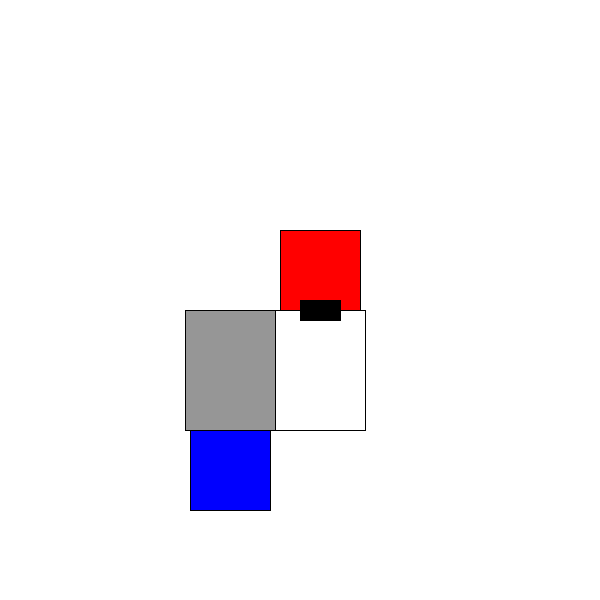
Frame 1 (no input)
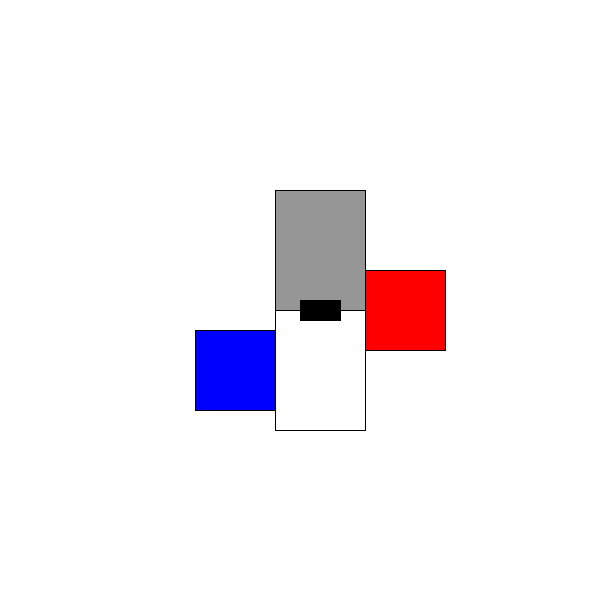
Frame 2 (the mouse pressed at the canvas centre, redrawn once)

The Processing sketch that drew these frames (run headless with seeded random() and noise(); the mouse was pressed at the canvas centre and the sketch redrawn once):

// Processing sketch: processing_15259
// ── processing_15259.pde

// Frank Lloyd Wright Prairie House Plan Generator

// A sketch to test how to code for shape grammar, 
// using relational rules for locating fireplace, living room, service zone and ground floor 'extensions', simplified 
// from Koning, H, & Elizenberg, J, 'The language of the prairie: Frank Lloyd Wright's prairie houses' (1981)
// Note that proportions are not accurate

// Click generate new plan



void setup() {
  size (600,600);
  background(255); 

  noLoop();
}

void draw() {
  background(255);


// - - - - orient fire place - - /

  float fire_x = 300;
  float fire_y = 300;
  float fire_w = 20;
  float fire_l = fire_w*2;

  float fire_w_draw;
  float fire_l_draw;

  int fire_var = int(random(2));
  println("fire var = " + fire_var);
  
  // orient fire place N-S
  if (fire_var == 0) { 
    fire_w_draw = fire_w;
    fire_l_draw = fire_l;
  } 
  // orient fire place E-W
  else { 
    fire_w_draw = fire_l;
    fire_l_draw = fire_w;
  }

  fill(0);
  stroke(0);
  rect(fire_x, fire_y, fire_w_draw, fire_l_draw);




// - - - - add living room  - - /

  float live_w = 90;
  float live_l = live_w/3*4;

  float live_x;
  float live_y;
  float live_w_draw;
  float live_l_draw;

  int live_var = int(random(2));
  println("live var = " + live_var);
  
  // if fire place oriented N-S
  if (fire_var == 0) {
    // add living room on E
    if (live_var == 0) {
      live_w_draw = live_l;
    }
    // add living room on W
    else {
      live_w_draw = -live_l;
    }     
    live_l_draw = live_w;
    live_x = fire_x + 0.5*fire_w;
    live_y = fire_y - 0.5*live_w + 0.5*fire_l;
  }
  // if fire place oriented E-W 
  else {
    // add living room on N
    live_w_draw = live_w;
    if (live_var == 0) {
      live_l_draw = live_l;
    } 
    // add living room on S
    else {
      live_l_draw = -live_l;
    }
    live_x = fire_x - 0.5*live_w + 0.5*fire_l;
    live_y = fire_y + 0.5*fire_w;
  }

  stroke(0);
  noFill();
  rect(live_x, live_y, live_w_draw, live_l_draw);




// - - - - add service zone to complete core  - - /

  float serve_w = live_w;
  float serve_l = live_l;

  float serve_x;
  float serve_y;
  float serve_w_draw = live_w_draw;
  float serve_l_draw = live_l_draw;

  int serve_var = int(random(3));
  println("serve var = " + serve_var);
  
  // add service zone on other side of fire place 
  if (serve_var == 0) {
    // if fire place oriented N-S, that is on the E or W 
    if (fire_var == 0) {
      serve_y = live_y;
      serve_x = live_x - live_w_draw;
    }
    // if fire place oriented E-W, that is on the N or S  
    else {
      serve_y = live_y - serve_l_draw;
      serve_x = live_x;
    }
  }
  // add service zone adjacent to living room, on RIGHT when facing fire place 
  else if (serve_var == 1) {
    // if fire place oriented N-S, that is on the N or S
    if (fire_var == 0) {
      if (live_var == 0) {
        serve_y = live_y - serve_l_draw;
      } else {
        serve_y = live_y + serve_l_draw;
      }
      serve_x = live_x;
    } 
    // if fire place oriented E-W, that is on the E or W
    else {
      serve_y = live_y;
      if (live_var == 0) {
        serve_x = live_x + live_w_draw;
      } else {
        serve_x = live_x - live_w_draw;
      }
    }
  }
  // add service zone adjacent to living room, on LEFT when facing fire place 
  else {
    // if fire place oriented N-S, that is on the N or S
    if (fire_var == 0) {
      if (live_var == 0) {
        serve_y = live_y + serve_l_draw;
      } else {
        serve_y = live_y - serve_l_draw;
      }
      serve_x = live_x;
    } 
    // if fire place oriented E-W, that is on the E or W
    else {
      serve_y = live_y;
      if (live_var == 0) {
        serve_x = live_x - live_w_draw;
      } else {
        serve_x = live_x + live_w_draw;
      }
    }
  }
  fill(150);
  stroke(0);
  rect(serve_x, serve_y, serve_w_draw, serve_l_draw);
  
 
 
  
// - - - - add extension to first long side (E or S)  - - /
  
  float ext_w = live_l/3*2;
  // with one of two potential lengths
  int ext_l_var = int(random(1,3));
  float ext_l = live_l/3 + live_l/3*ext_l_var;

  float ext_x;
  float ext_y;
  float ext_w_draw;
  float ext_l_draw;
  
  int ext_pos_var = int(random(3));
  println("ext_pos var = " + ext_pos_var);
  
  // add extension in MIDDLE
  if (ext_pos_var == 0) {
    // if fire place oriented N-S
    if (fire_var == 0) {
      // if service zone on other side of fire place, add on S
      if (serve_var == 0) {
        ext_x = fire_x + 0.5*fire_w - 0.5*ext_w;
        ext_y = fire_y + 0.5*fire_l + 0.5*live_w;
        ext_w_draw = ext_w;
        ext_l_draw = ext_l;
        // if service zone adjacent to living room, add on E
      } else {
        ext_x = fire_x + 0.5*fire_w;  
        // if service zone on RIGHT when facing fire place
        if (serve_var == 1) {
          if (live_var == 0) {
            ext_y = fire_y + 0.5*fire_l - 0.5*live_w - 0.5*ext_w;
          } else {
            ext_y = fire_y + 0.5*fire_l + 0.5*live_w - 0.5*ext_w;
          }
          // if service zone on LEFT when facing fire place
        } else {
          if (live_var == 0) {
            ext_y = fire_y + 0.5*fire_l + 0.5*live_w - 0.5*ext_w;
          } else {
            ext_y = fire_y + 0.5*fire_l - 0.5*live_w - 0.5*ext_w;
          }
        }
        if (live_var == 0) {
          ext_w_draw = -ext_l;
        } else {
          ext_w_draw = ext_l;
        }
        ext_l_draw = ext_w;
      }
      // if fire place oriented E-W
    } else {
      // if service zone on other side of fire place, add on E
      if (serve_var == 0) {
        ext_x = fire_x + 0.5*fire_l + 0.5*live_w;
        ext_y = fire_y + 0.5*fire_w - 0.5*ext_w;
        ext_w_draw = ext_l;
        ext_l_draw = ext_w;
        // if service zone adjacent to living room, add on S
      } else {
        // if service zone on RIGHT when facing fire place
        if (serve_var == 1) {
          if (live_var == 0) {
            ext_x = fire_x + 0.5*fire_l + 0.5*live_w - 0.5*ext_w;
          } else {
            ext_x = fire_x + 0.5*fire_l - 0.5*live_w - 0.5*ext_w;
          }
          // if service zone on LEFT when facing fire place
        } else {
          if (live_var == 0) {
            ext_x = fire_x + 0.5*fire_l - 0.5*live_w - 0.5*ext_w;
          } else {
            ext_x = fire_x + 0.5*fire_l + 0.5*live_w - 0.5*ext_w;
          }     
        }
        ext_y = fire_y + 0.5*fire_w;
        ext_w_draw = ext_w;
        if (live_var == 0) {
          ext_l_draw = -ext_l;
        } else {
          ext_l_draw = ext_l;
        }
      }      
    }
    // add extension on S or W or on LEFT
  } else if (ext_pos_var == 1) {
    // if fire place oriented N-S
    if (fire_var == 0) {
      // if service zone on other side of fire place, add on S
      if (serve_var == 0) {
        ext_x = fire_x + 0.5*fire_w - 0.5*ext_w - 0.5*live_l;
        ext_y = fire_y + 0.5*fire_l + 0.5*live_w;
        ext_w_draw = ext_w;
        ext_l_draw = ext_l;
        // if service zone adjacent to living room, add on E
      } else {
        ext_x = fire_x + 0.5*fire_w;  
        // if service zone on RIGHT when facing fire place
        if (serve_var == 1) {
          if (live_var == 0) {
            ext_y = fire_y + 0.5*fire_l - 0.5*live_w - 0.5*ext_w + 0.5*live_w;
          } else {
            ext_y = fire_y + 0.5*fire_l + 0.5*live_w - 0.5*ext_w + 0.5*live_w;
          }
          // if service zone on LEFT when facing fire place
        } else {
          if (live_var == 0) {
            ext_y = fire_y + 0.5*fire_l + 0.5*live_w - 0.5*ext_w + 0.5*live_w;
          } else {
            ext_y = fire_y + 0.5*fire_l - 0.5*live_w - 0.5*ext_w + 0.5*live_w;
          }
        }
        if (live_var == 0) {
          ext_w_draw = -ext_l;
        } else {
          ext_w_draw = ext_l;
        }
        ext_l_draw = ext_w;
      }
      // if fire place oriented E-W
    } else {
      // if service zone on other side of fire place, add on E
      if (serve_var == 0) {
        ext_x = fire_x + 0.5*fire_l + 0.5*live_w;
        ext_y = fire_y + 0.5*fire_w - 0.5*ext_w + 0.5*live_l;
        ext_w_draw = ext_l;
        ext_l_draw = ext_w;
        // if service zone adjacent to living room, add on S
      } else {
        // if service zone on RIGHT when facing fire place
        if (serve_var == 1) {
          if (live_var == 0) {
            ext_x = fire_x + 0.5*fire_l + 0.5*live_w - 0.5*ext_w - 0.5*live_w;
          } else {
            ext_x = fire_x + 0.5*fire_l - 0.5*live_w - 0.5*ext_w - 0.5*live_w;
          }
          // if service zone on LEFT when facing fire place
        } else {
          if (live_var == 0) {
            ext_x = fire_x + 0.5*fire_l - 0.5*live_w - 0.5*ext_w - 0.5*live_w;
          } else {
            ext_x = fire_x + 0.5*fire_l + 0.5*live_w - 0.5*ext_w - 0.5*live_w;
          }     
        }
        ext_y = fire_y + 0.5*fire_w;
        ext_w_draw = ext_w;
        if (live_var == 0) {
          ext_l_draw = -ext_l;
        } else {
          ext_l_draw = ext_l;
        }
      }      
    }
    // add extension on N or E or on RIGHT
  } else {
    // if fire place oriented N-S
    if (fire_var == 0) {
      // if service zone on other side of fire place, add on S
      if (serve_var == 0) {
        ext_x = fire_x + 0.5*fire_w - 0.5*ext_w + 0.5*live_l;
        ext_y = fire_y + 0.5*fire_l + 0.5*live_w;
        ext_w_draw = ext_w;
        ext_l_draw = ext_l;
        // if service zone adjacent to living room, add on E
      } else {
        ext_x = fire_x + 0.5*fire_w;  
        // if service zone on RIGHT when facing fire place
        if (serve_var == 1) {
          if (live_var == 0) {
            ext_y = fire_y + 0.5*fire_l - 0.5*live_w - 0.5*ext_w - 0.5*live_w;
          } else {
            ext_y = fire_y + 0.5*fire_l + 0.5*live_w - 0.5*ext_w - 0.5*live_w;
          }
          // if service zone on LEFT when facing fire place
        } else {
          if (live_var == 0) {
            ext_y = fire_y + 0.5*fire_l + 0.5*live_w - 0.5*ext_w - 0.5*live_w;
          } else {
            ext_y = fire_y + 0.5*fire_l - 0.5*live_w - 0.5*ext_w - 0.5*live_w;
          }
        }
        if (live_var == 0) {
          ext_w_draw = -ext_l;
        } else {
          ext_w_draw = ext_l;
        }
        ext_l_draw = ext_w;
      }
      // if fire place oriented E-W
    } else {
      // if service zone on other side of fire place, add on E
      if (serve_var == 0) {
        ext_x = fire_x + 0.5*fire_l + 0.5*live_w;
        ext_y = fire_y + 0.5*fire_w - 0.5*ext_w - 0.5*live_l;
        ext_w_draw = ext_l;
        ext_l_draw = ext_w;
        // if service zone adjacent to living room, add on S
      } else {
        // if service zone on RIGHT when facing fire place
        if (serve_var == 1) {
          if (live_var == 0) {
            ext_x = fire_x + 0.5*fire_l + 0.5*live_w - 0.5*ext_w + 0.5*live_w;
          } else {
            ext_x = fire_x + 0.5*fire_l - 0.5*live_w - 0.5*ext_w + 0.5*live_w;
          }
          // if service zone on LEFT when facing fire place
        } else {
          if (live_var == 0) {
            ext_x = fire_x + 0.5*fire_l - 0.5*live_w - 0.5*ext_w + 0.5*live_w;
          } else {
            ext_x = fire_x + 0.5*fire_l + 0.5*live_w - 0.5*ext_w + 0.5*live_w;
          }     
        }
        ext_y = fire_y + 0.5*fire_w;
        ext_w_draw = ext_w;
        if (live_var == 0) {
          ext_l_draw = -ext_l;
        } else {
          ext_l_draw = ext_l;
        }
      }      
    }
  }
  
  fill(255,0,0);
  stroke(0);
  rect(ext_x, ext_y, ext_w_draw, ext_l_draw);
  


  
// - - - - add extension to second long side (W or N)  - - /
  
  float ext2_w = live_l/3*2;
  // with one of two potential lengths
  int ext2_l_var = int(random(1,3));
  float ext2_l = live_l/3 + live_l/3*ext2_l_var;

  float ext2_x;
  float ext2_y;
  float ext2_w_draw;
  float ext2_l_draw;
  
  int ext2_pos_var = int(random(3));
  println("ext_pos var = " + ext_pos_var);
  
  // add extension in MIDDLE
  if (ext2_pos_var == 0) {  
    
    // if fire place oriented N-S
    if (fire_var == 0) {
      // if service zone on other side of fire place, add on N
      if (serve_var == 0) {
        ext2_x = fire_x + 0.5*fire_w - 0.5*ext2_w;
        ext2_y = fire_y + 0.5*fire_l - 0.5*live_w;
        ext2_w_draw = ext2_w;
        ext2_l_draw = -ext2_l;
        // if service zone adjacent to living room, add on W
      } else {
         
        // if service zone on RIGHT when facing fire place
        if (serve_var == 1) {
          if (live_var == 0) {
            ext2_y = fire_y + 0.5*fire_l - 0.5*live_w - 0.5*ext2_w;
          } else {
            ext2_y = fire_y + 0.5*fire_l + 0.5*live_w - 0.5*ext2_w;
          }
          // if service zone on LEFT when facing fire place
        } else {
          if (live_var == 0) {
            ext2_y = fire_y + 0.5*fire_l + 0.5*live_w - 0.5*ext2_w;
          } else {
            ext2_y = fire_y + 0.5*fire_l - 0.5*live_w - 0.5*ext2_w;
          }
        }
        if (live_var == 0) {
          ext2_x = fire_x + 0.5*fire_w + live_l;
          ext2_w_draw = ext2_l;
        } else {
          ext2_x = fire_x + 0.5*fire_w - live_l; 
          ext2_w_draw = -ext2_l;
        }
        ext2_l_draw = ext2_w;
      }
      // if fire place oriented E-W
    } else {
      // if service zone on other side of fire place, add on W
      if (serve_var == 0) {
        ext2_x = fire_x + 0.5*fire_l - 0.5*live_w;
        ext2_y = fire_y + 0.5*fire_w - 0.5*ext2_w;
        ext2_w_draw = -ext2_l;
        ext2_l_draw = ext2_w;
        // if service zone adjacent to living room, add on N
      } else {
        // if service zone on RIGHT when facing fire place
        if (serve_var == 1) {
          if (live_var == 0) {
            ext2_x = fire_x + 0.5*fire_l + 0.5*live_w - 0.5*ext2_w;
          } else {
            ext2_x = fire_x + 0.5*fire_l - 0.5*live_w - 0.5*ext2_w;
          }
          // if service zone on LEFT when facing fire place
        } else {
          if (live_var == 0) {
            ext2_x = fire_x + 0.5*fire_l - 0.5*live_w - 0.5*ext2_w;
          } else {
            ext2_x = fire_x + 0.5*fire_l + 0.5*live_w - 0.5*ext2_w;
          }     
        }
        ext2_w_draw = ext2_w;
        if (live_var == 0) {
          ext2_y = fire_y + 0.5*fire_w + live_l;
          ext2_l_draw = ext2_l;
        } else {
          ext2_y = fire_y + 0.5*fire_w - live_l;
          ext2_l_draw = -ext2_l;
        }
      }
    }     
    
  // add extension on S or W or on LEFT  
  } else if (ext2_pos_var == 1) {
    
    // if fire place oriented N-S
    if (fire_var == 0) {
      // if service zone on other side of fire place, add on N
      if (serve_var == 0) {
        ext2_x = fire_x + 0.5*fire_w - 0.5*ext2_w - 0.5*live_l;
        ext2_y = fire_y + 0.5*fire_l - 0.5*live_w;
        ext2_w_draw = ext2_w;
        ext2_l_draw = -ext2_l;
        // if service zone adjacent to living room, add on W
      } else { 
        // if service zone on RIGHT when facing fire place
        if (serve_var == 1) {
          if (live_var == 0) {
            ext2_y = fire_y + 0.5*fire_l - 0.5*live_w - 0.5*ext2_w + 0.5*live_w;
          } else {
            ext2_y = fire_y + 0.5*fire_l + 0.5*live_w - 0.5*ext2_w + 0.5*live_w;
          }
          // if service zone on LEFT when facing fire place
        } else {
          if (live_var == 0) {
            ext2_y = fire_y + 0.5*fire_l + 0.5*live_w - 0.5*ext2_w + 0.5*live_w;
          } else {
            ext2_y = fire_y + 0.5*fire_l - 0.5*live_w - 0.5*ext2_w + 0.5*live_w;
          }
        }
        if (live_var == 0) {
          ext2_w_draw = ext2_l;
          ext2_x = fire_x + 0.5*fire_w + live_l; 
        } else {
          ext2_w_draw = -ext2_l;
          ext2_x = fire_x + 0.5*fire_w - live_l; 
        }
        ext2_l_draw = ext2_w;
      }
      // if fire place oriented E-W
    } else {
      // if service zone on other side of fire place, add on W
      if (serve_var == 0) {
        ext2_x = fire_x + 0.5*fire_l - 0.5*live_w;
        ext2_y = fire_y + 0.5*fire_w - 0.5*ext2_w + 0.5*live_l;
        ext2_w_draw = -ext2_l;
        ext2_l_draw = ext2_w;
        // if service zone adjacent to living room, add on N
      } else {
        // if service zone on RIGHT when facing fire place
        if (serve_var == 1) {
          if (live_var == 0) {
            ext2_x = fire_x + 0.5*fire_l + 0.5*live_w - 0.5*ext2_w - 0.5*live_w;
          } else {
            ext2_x = fire_x + 0.5*fire_l - 0.5*live_w - 0.5*ext2_w - 0.5*live_w;
          }
          // if service zone on LEFT when facing fire place
        } else {
          if (live_var == 0) {
            ext2_x = fire_x + 0.5*fire_l - 0.5*live_w - 0.5*ext2_w - 0.5*live_w;
          } else {
            ext2_x = fire_x + 0.5*fire_l + 0.5*live_w - 0.5*ext2_w - 0.5*live_w;
          }     
        }
        ext2_w_draw = ext2_w;
        if (live_var == 0) {
          ext2_y = fire_y + 0.5*fire_w + live_l;
          ext2_l_draw = ext2_l;
        } else {
          ext2_y = fire_y + 0.5*fire_w - live_l;
          ext2_l_draw = -ext2_l;
        }
      }      
    }
    
  // add extension on N or E or on RIGHT  
  } else {
    
    // if fire place oriented N-S
    if (fire_var == 0) {
      // if service zone on other side of fire place, add on N
      if (serve_var == 0) {
        ext2_x = fire_x + 0.5*fire_w - 0.5*ext2_w + 0.5*live_l;
        ext2_y = fire_y + 0.5*fire_l - 0.5*live_w;
        ext2_w_draw = ext2_w;
        ext2_l_draw = -ext2_l;
        // if service zone adjacent to living room, add on W
      } else {  
        // if service zone on RIGHT when facing fire place
        if (serve_var == 1) {
          if (live_var == 0) {
            ext2_y = fire_y + 0.5*fire_l - 0.5*live_w - 0.5*ext2_w - 0.5*live_w;
          } else {
            ext2_y = fire_y + 0.5*fire_l + 0.5*live_w - 0.5*ext2_w - 0.5*live_w;
          }
          // if service zone on LEFT when facing fire place
        } else {
          if (live_var == 0) {
            ext2_y = fire_y + 0.5*fire_l + 0.5*live_w - 0.5*ext2_w - 0.5*live_w;
          } else {
            ext2_y = fire_y + 0.5*fire_l - 0.5*live_w - 0.5*ext2_w - 0.5*live_w;
          }
        }
        if (live_var == 0) {
          ext2_x = fire_x + 0.5*fire_w + live_l;
          ext2_w_draw = ext2_l;
        } else {
          ext2_x = fire_x + 0.5*fire_w - live_l;
          ext2_w_draw = -ext2_l;
        }
        ext2_l_draw = ext2_w;
      }
      // if fire place oriented E-W
    } else {
      // if service zone on other side of fire place, add on W
      if (serve_var == 0) {
        ext2_x = fire_x + 0.5*fire_l - 0.5*live_w;
        ext2_y = fire_y + 0.5*fire_w - 0.5*ext2_w - 0.5*live_l;
        ext2_w_draw = -ext2_l;
        ext2_l_draw = ext2_w;
        // if service zone adjacent to living room, add on N
      } else {
        // if service zone on RIGHT when facing fire place
        if (serve_var == 1) {
          if (live_var == 0) {
            ext2_x = fire_x + 0.5*fire_l + 0.5*live_w - 0.5*ext2_w + 0.5*live_w;
          } else {
            ext2_x = fire_x + 0.5*fire_l - 0.5*live_w - 0.5*ext2_w + 0.5*live_w;
          }
          // if service zone on LEFT when facing fire place
        } else {
          if (live_var == 0) {
            ext2_x = fire_x + 0.5*fire_l - 0.5*live_w - 0.5*ext2_w + 0.5*live_w;
          } else {
            ext2_x = fire_x + 0.5*fire_l + 0.5*live_w - 0.5*ext2_w + 0.5*live_w;
          }     
        }
        ext2_w_draw = ext2_w;
        if (live_var == 0) {
          ext2_y = fire_y + 0.5*fire_w + live_l;
          ext2_l_draw = ext2_l;
        } else {
          ext2_y = fire_y + 0.5*fire_w - live_l;
          ext2_l_draw = -ext2_l;
        }
      }      
    }
  }
  
  fill(0,0,255);
  stroke(0);
  rect(ext2_x, ext2_y, ext2_w_draw, ext2_l_draw);



  
// - - - - redraw fire place (so on top)  - - /
  
  fill(0);
  stroke(0);
  rect(fire_x, fire_y, fire_w_draw, fire_l_draw);
}

void mouseReleased() {
  redraw();
}
